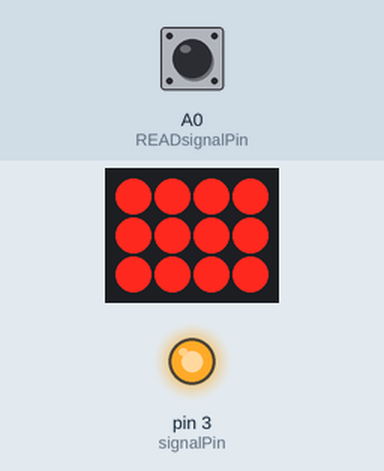
The program below on a simulated Teensy 4. On the bench: 4×3 LED matrix, output pins drawn as LEDs (lit = HIGH). Wiring (inferred from the names in the program): LED matrix (orientation assumed): rows A2, A3, A4; columns pin 11, pin 10, pin 9, pin 8. The inputs (shaded band) are chosen by the test bench; at power-on: A0 (READsignalPin) LOW. Pins used as bus, display or sensor lines are not drawn; what the program prints to the serial monitor is not drawn.

Above: at 1.2 s.
1.3 s: A0 (READsignalPin) pulsed HIGH 5 times (0.12 s each, 0.3 s apart)
At 2.47 s:
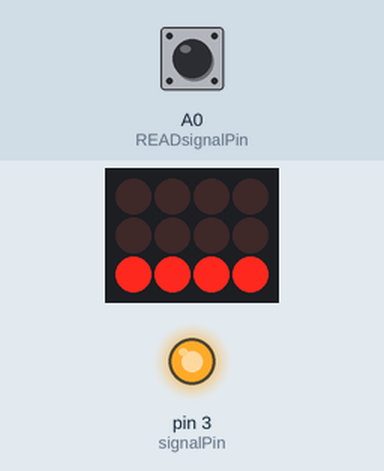
Timing chart, 0 to 4.3 s (numbered marks = the images above; inputs shaded):
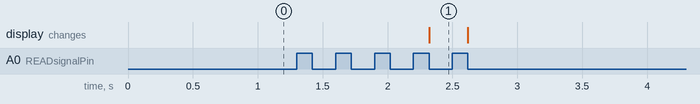

The program:

main.cpp
```cpp
/*
#include <Arduino.h>
#include <vector>

// Scanning mux
const uint8_t muxEnPins[3] = {5, 6, 7};
const uint8_t muxSelPins[4] = {11, 10, 9, 8};
const uint8_t signalPin = 3;

// Read-side mux
const uint8_t READmuxEnPins[3] = {16, 17, 18};
const uint8_t READmuxSelPins[4] = {19, 20, 21, 22};
const uint8_t READsignalPin = 14;

const int ROWS = 48;
const int COLS = 48;
const int FRAMES = 200;

std::vector<std::vector<std::vector<bool>>> matrix(FRAMES, matrix(ROWS, std::vector<bool>(COLS, false)));

void selectChannel(uint8_t channel) {
  for (uint8_t i = 0; i < 4; i++) {
    digitalWriteFast(muxSelPins[i], (channel >> i) & 0x01);
  }
}

void READselectChannel(uint8_t channel) {
  for (uint8_t i = 0; i < 4; i++) {
    digitalWriteFast(READmuxSelPins[i], (channel >> i) & 0x01);
  }
}

void enableMux(uint8_t muxIndex) {
  for (uint8_t i = 0; i < 3; i++) digitalWriteFast(muxEnPins[i], HIGH);
  digitalWriteFast(muxEnPins[muxIndex], LOW);
}

void READenableMux(uint8_t rmuxIndex) {
  for (uint8_t i = 0; i < 3; i++) digitalWriteFast(READmuxEnPins[i], HIGH);
  digitalWriteFast(READmuxEnPins[rmuxIndex], LOW);
}

void setup() {
  Serial.begin(115200);

  for (uint8_t i = 0; i < 3; i++) {
    pinMode(muxEnPins[i], OUTPUT);
    digitalWriteFast(muxEnPins[i], HIGH);
    pinMode(READmuxEnPins[i], OUTPUT);
    digitalWriteFast(READmuxEnPins[i], HIGH);
  }
  for (uint8_t i = 0; i < 4; i++) {
    pinMode(muxSelPins[i], OUTPUT);
    pinMode(READmuxSelPins[i], OUTPUT);
    digitalWriteFast(muxSelPins[i], LOW);
    digitalWriteFast(READmuxSelPins[i], LOW);
  }

  pinMode(signalPin, OUTPUT);
  digitalWriteFast(signalPin, HIGH);
  pinMode(READsignalPin, INPUT);
}

void loop() {
  // Fill matrix
  int rowIndex = 0;
  for (uint8_t mux = 0; mux < 3; mux++) {
    enableMux(mux);
    //delayMicroseconds(1);
    for (uint8_t ch = 0; ch < 16; ch++) {
      selectChannel(ch);
      delayMicroseconds(5);

      int colIndex = 0;
      for (uint8_t rmux = 0; rmux < 3; rmux++) {
        READenableMux(rmux);
        //delayMicroseconds(1);
        for (uint8_t rch = 0; rch < 16; rch++) {
          READselectChannel(rch);
          delayMicroseconds(5);
          matrix[rowIndex][colIndex] = digitalReadFast(READsignalPin);
          colIndex++;
        }
      }
      rowIndex++;
    }
  }

  // CSV-like format
  for (int f = 0; f < FRAMES; f++) {
  for (int r = 0; r < ROWS; r++) {
    for (int c = 0; c < COLS; c++) {
      Serial.print(matrix[r][c] ? 1 : 0);
      if (c < COLS - 1) Serial.print(',');
    }
    Serial.println();
  }}

  Serial.println("flag");
  delay(20);
  //delay(1);
  //delayMicroseconds(100);
}
*/


#include <Arduino.h>
#include <vector>

// --- Multiplexer pin setup ---
const uint8_t muxEnPins[3] = {5, 6, 7};
const uint8_t muxSelPins[4] = {11, 10, 9, 8};
const uint8_t signalPin = 3;

const uint8_t READmuxEnPins[3] = {16, 17, 18};
const uint8_t READmuxSelPins[4] = {19, 20, 21, 22};
const uint8_t READsignalPin = 14;


const int ROWS = 48;
const int COLS = 48;
const int FRAMES = 20;
const int DEBOUNCE_FRAMES = 2;
std::vector<std::vector<int>> debounceCounter(ROWS, std::vector<int>(COLS, 0));
std::vector<std::vector<bool>> stableState(ROWS, std::vector<bool>(COLS, false));

std::vector<std::vector<std::vector<bool>>> matrix(
  FRAMES, std::vector<std::vector<bool>>(ROWS, std::vector<bool>(COLS, false))
);

// --- Helpers ---
void selectChannel(uint8_t channel) {
  for (uint8_t i = 0; i < 4; i++)
    digitalWriteFast(muxSelPins[i], (channel >> i) & 0x01);
}

void READselectChannel(uint8_t channel) {
  for (uint8_t i = 0; i < 4; i++)
    digitalWriteFast(READmuxSelPins[i], (channel >> i) & 0x01);
}

void enableMux(uint8_t muxIndex) {
  for (uint8_t i = 0; i < 3; i++) digitalWriteFast(muxEnPins[i], HIGH);
  digitalWriteFast(muxEnPins[muxIndex], LOW);
}

void READenableMux(uint8_t rmuxIndex) {
  for (uint8_t i = 0; i < 3; i++) digitalWriteFast(READmuxEnPins[i], HIGH);
  digitalWriteFast(READmuxEnPins[rmuxIndex], LOW);
}


void setup() {
  Serial.begin(115200);

  for (uint8_t i = 0; i < 3; i++) {
    pinMode(muxEnPins[i], OUTPUT);
    digitalWriteFast(muxEnPins[i], HIGH);
    pinMode(READmuxEnPins[i], OUTPUT);
    digitalWriteFast(READmuxEnPins[i], HIGH);
  }
  for (uint8_t i = 0; i < 4; i++) {
    pinMode(muxSelPins[i], OUTPUT);
    pinMode(READmuxSelPins[i], OUTPUT);
    digitalWriteFast(muxSelPins[i], LOW);
    digitalWriteFast(READmuxSelPins[i], LOW);
  }

  pinMode(signalPin, OUTPUT);
  digitalWriteFast(signalPin, HIGH);
  pinMode(READsignalPin, INPUT);

  Serial.println("Ready...");
}

/*
void sendMatrixBinary() {
  while (!Serial) delay(10);
  Serial.flush();

  // Header
  Serial.write("DATA", 4);
  Serial.write((uint8_t*)&FRAMES, sizeof(FRAMES));
  Serial.write((uint8_t*)&ROWS, sizeof(ROWS));
  Serial.write((uint8_t*)&COLS, sizeof(COLS));

  // Flatten and send
  for (int f = 0; f < FRAMES; f++) {
    for (int r = 0; r < ROWS; r++) {
      for (int c = 0; c < COLS; c++) {
        uint8_t val = matrix[f][r][c] ? 1 : 0;
        Serial.write(&val, 1);

  // Footer
  Serial.write("DONE", 4);
} */

void sendMatrixBinary() {
  while (!Serial) delay(10);
  Serial.flush();

  // Header
  Serial.write("DATA", 4);
  Serial.write((uint8_t*)&FRAMES, sizeof(FRAMES));
  Serial.write((uint8_t*)&ROWS, sizeof(ROWS));
  Serial.write((uint8_t*)&COLS, sizeof(COLS));

  // --- Optimized buffered sending ---
  uint8_t buffer[256];
  int idx = 0;

  for (int f = 0; f < FRAMES; f++) {
    for (int r = 0; r < ROWS; r++) {
      for (int c = 0; c < COLS; c++) {
        buffer[idx++] = matrix[f][r][c] ? 1 : 0;
        if (idx >= sizeof(buffer)) {
          Serial.write(buffer, idx);
          idx = 0;
        }
      }
    }
  }

  // Send remaining bytes
  if (idx > 0) Serial.write(buffer, idx);

  // Footer
  Serial.write("DONE", 4);
  Serial.send_now();  // force USB flush immediately
}


/*
void loop() {
  while (1) {
  for (int f = 0; f < FRAMES; f++) {
    int rowIndex = 0;
    for (uint8_t mux = 0; mux < 3; mux++) {
      enableMux(mux);
      for (uint8_t ch = 0; ch < 16; ch++) {
        selectChannel(ch);
        delayMicroseconds(1);

        int colIndex = 0;
        for (uint8_t rmux = 0; rmux < 3; rmux++) {
          READenableMux(rmux);
          for (uint8_t rch = 0; rch < 16; rch++) {
            READselectChannel(rch);
            delayMicroseconds(1);
            matrix[f][rowIndex][colIndex] = digitalReadFast(READsignalPin);
            colIndex++;
          }
        }
        rowIndex++;
      }
    }
    //delayMicroseconds(1);
    //delay(100);
  }


  sendMatrixBinary();

  Serial.println("Done..."); }
  //while (1) {};
} */

void loop() {
  while (1) {
    // --- Capture FRAMES frames ---
    for (int f = 0; f < FRAMES; f++) {
      int rowIndex = 0;
      for (uint8_t mux = 0; mux < 3; mux++) {
        enableMux(mux);
        for (uint8_t ch = 0; ch < 16; ch++) {
          selectChannel(ch);
          //delayMicroseconds(1);
          delayNanoseconds(1000);

          int colIndex = 0;
          for (uint8_t rmux = 0; rmux < 3; rmux++) {
            READenableMux(rmux);
            for (uint8_t rch = 0; rch < 16; rch++) {
              READselectChannel(rch);
              //delayMicroseconds(1);
              delayNanoseconds(1000);
              matrix[f][rowIndex][colIndex] = digitalReadFast(READsignalPin);
              colIndex++;
            }
          }
          rowIndex++;
        }
      }
    }

    for (int r = 0; r < ROWS; r++) {
      for (int c = 0; c < COLS; c++) {
        bool current = matrix[FRAMES - 1][r][c];
        if (current == stableState[r][c]) {
          debounceCounter[r][c] = 0;
        } else {
          debounceCounter[r][c]++;
          if (debounceCounter[r][c] >= DEBOUNCE_FRAMES) {
            stableState[r][c] = current;
            debounceCounter[r][c] = 0;
          }
        }
      }
    }

    for (int r = 0; r < ROWS; r++) {
      for (int c = 0; c < COLS; c++) {
        matrix[FRAMES - 1][r][c] = stableState[r][c];
      }
    }

    sendMatrixBinary();

    //Serial.println("Done...");
    //delay(10); // optional pacing
  }
}
```
